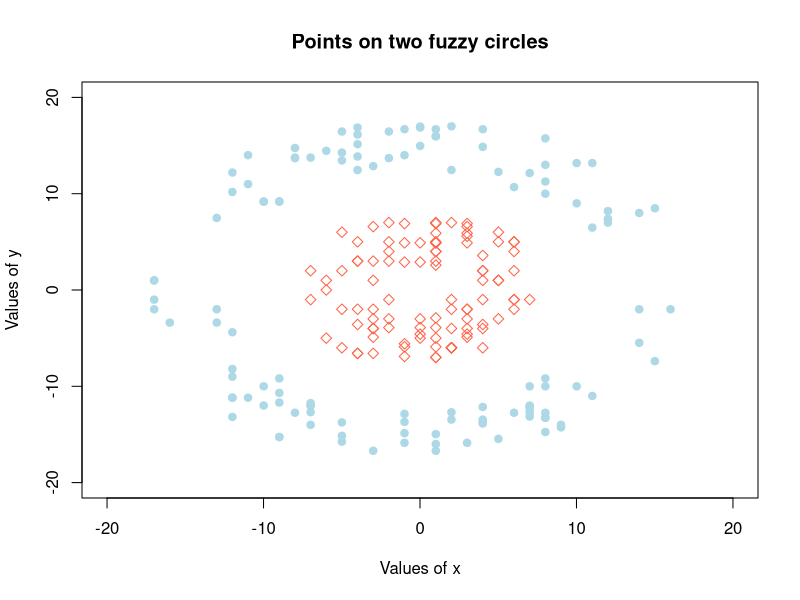

Here is the R script that generated this plot: (Note: this script raises an error after producing the figure.)
# Returns a dataframe with points roughly located on a circle. 
new.points <- function(class = 0, radius = 5, distortion = 2, nr.of.samples = 100){      
  set.seed(0)
  x <- sample(-radius:radius, nr.of.samples, replace=TRUE)
  y <- sqrt(radius^2 - x^2) * sample(c(-1,1), nr.of.samples, replace=TRUE)   
  x <- x + sample(-distortion:distortion, nr.of.samples, replace=TRUE) + 0.01
  y <- y + sample(-distortion:distortion, nr.of.samples, replace=TRUE)  
  df <- data.frame(x = x, y = y, result = class)
  return(df)
}

##
## Working with data
##

# generate points of two different classes
df.first  <- new.points(class = 0, radius = 5, nr.of.samples = 100)
df.second <- new.points(class = 1, radius = 15, nr.of.samples = 120)

# create a plot
max <- 20
plot(-max:max, -max:max, type = "n", 
     main = "Points on two fuzzy circles",
     xlab = "Values of x", ylab = "Values of y")
points(df.first$x,  df.first$y,  pch = 5,  col = "tomato") # 5 for diamonds
points(df.second$x, df.second$y, pch = 19, col = "light blue")  # 19 for solid circles


# append the two dataframes
dataset <- rbind(df.first, df.second)
# shuffle the data
dataset <- dataset[sample(nrow(dataset)),]

# output
write.csv(dataset, file="../data/float_features_dataset.csv", row.names=FALSE)
